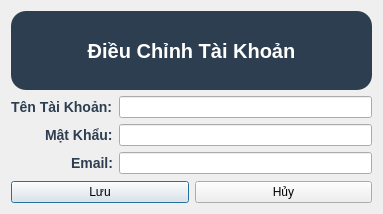
<?xml version="1.0" encoding="UTF-8"?>
<ui version="4.0">
 <class>AccountEditDialog</class>
 <widget class="QDialog" name="AccountEditDialog">
  <property name="geometry">
   <rect>
    <x>0</x>
    <y>0</y>
    <width>383</width>
    <height>214</height>
   </rect>
  </property>
  <property name="windowTitle">
   <string>Điều Chỉnh Tài Khoản</string>
  </property>
  <property name="styleSheet">
   <string notr="true">
/* Main Window */
background-color: #2C3E50;
color: white;

/* Push Button */
QPushButton {
    border-radius: 15px;
    color: grey;
    font: bold;
    font-size: 15px;
    background-color: pink;
}
QPushButton:hover {
    background-color: #2980b9;
}

/* Label */
QLabel {
    color: #2c3e50;
    font-size: 14px;
    font-weight: bold;
}
      </string>
  </property>
  <layout class="QVBoxLayout" name="verticalLayout">
   <item>
    <widget class="QLabel" name="lblTitle">
     <property name="styleSheet">
      <string notr="true">background-color: #2C3E50; border-radius: 15px; font-size: 20px; color: white; font: bold; font-color:white;</string>
     </property>
     <property name="text">
      <string>Điều Chỉnh Tài Khoản</string>
     </property>
     <property name="alignment">
      <set>Qt::AlignCenter</set>
     </property>
    </widget>
   </item>
   <item>
    <layout class="QFormLayout" name="formLayout">
     <property name="labelAlignment">
      <set>Qt::AlignRight</set>
     </property>
     <item row="0" column="0">
      <widget class="QLabel" name="lblUsername">
       <property name="text">
        <string>Tên Tài Khoản:</string>
       </property>
      </widget>
     </item>
     <item row="0" column="1">
      <widget class="QLineEdit" name="lineEditUsername"/>
     </item>
     <item row="1" column="0">
      <widget class="QLabel" name="lblPassword">
       <property name="text">
        <string>Mật Khẩu:</string>
       </property>
      </widget>
     </item>
     <item row="1" column="1">
      <widget class="QLineEdit" name="lineEditPassword">
       <property name="echoMode">
        <enum>QLineEdit::Password</enum>
       </property>
      </widget>
     </item>
     <item row="2" column="0">
      <widget class="QLabel" name="lblEmail">
       <property name="text">
        <string>Email:</string>
       </property>
      </widget>
     </item>
     <item row="2" column="1">
      <widget class="QLineEdit" name="lineEditEmail"/>
     </item>
    </layout>
   </item>
   <item>
    <layout class="QHBoxLayout" name="buttonLayout">
     <item>
      <widget class="QPushButton" name="btnSave">
       <property name="text">
        <string>Lưu</string>
       </property>
      </widget>
     </item>
     <item>
      <widget class="QPushButton" name="btnCancel">
       <property name="text">
        <string>Hủy</string>
       </property>
      </widget>
     </item>
    </layout>
   </item>
  </layout>
 </widget>
 <resources/>
 <connections/>
</ui>
